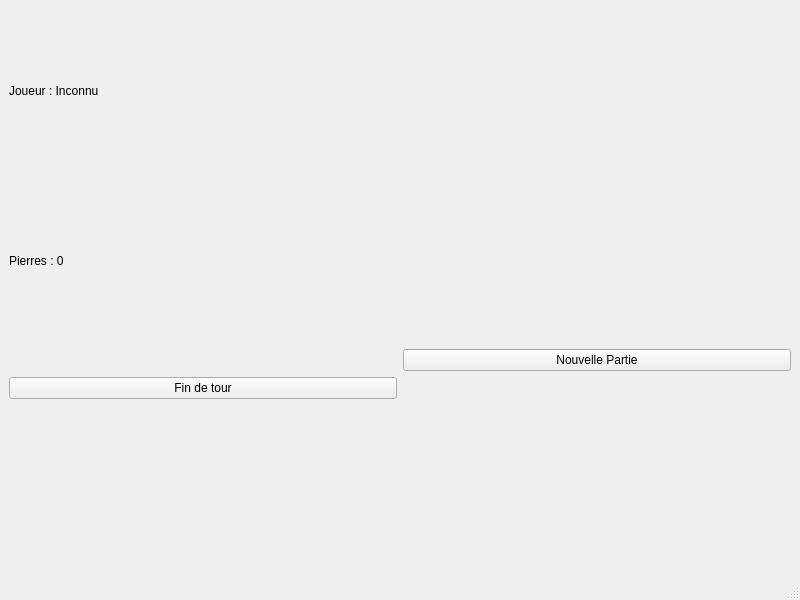
<?xml version="1.0" encoding="UTF-8"?>
<ui version="4.0">
 <class>MainWindow</class>
 <widget class="QMainWindow" name="MainWindow">
  <property name="geometry">
   <rect>
    <x>0</x>
    <y>0</y>
    <width>800</width>
    <height>600</height>
   </rect>
  </property>
  <property name="windowTitle">
   <string>Akropolis</string>
  </property>
  <widget class="QWidget" name="centralwidget">
   <layout class="QGridLayout" name="gridLayout">
    <item row="0" column="0">
     <widget class="QLabel" name="labelNomJoueur">
      <property name="text">
       <string>Joueur : Inconnu</string>
      </property>
     </widget>
    </item>
    <item row="1" column="0">
     <widget class="QLabel" name="labelPierres">
      <property name="text">
       <string>Pierres : 0</string>
      </property>
     </widget>
    </item>
    <item row="2" column="1">
     <widget class="QPushButton" name="boutonLancer">
      <property name="text">
       <string>Nouvelle Partie</string>
      </property>
     </widget>
    </item>
    <item row="3" column="0">
     <widget class="QPushButton" name="boutonSuivant">
      <property name="text">
       <string>Fin de tour</string>
      </property>
     </widget>
    </item>
    <item row="4" column="0" colspan="2">
     <widget class="QWidget" name="containerChantier" native="true"/>
    </item>
   </layout>
  </widget>
  <widget class="QMenuBar" name="menubar">
   <property name="geometry">
    <rect>
     <x>0</x>
     <y>0</y>
     <width>800</width>
     <height>26</height>
    </rect>
   </property>
  </widget>
  <widget class="QStatusBar" name="statusbar"/>
 </widget>
 <resources/>
 <connections/>
</ui>
